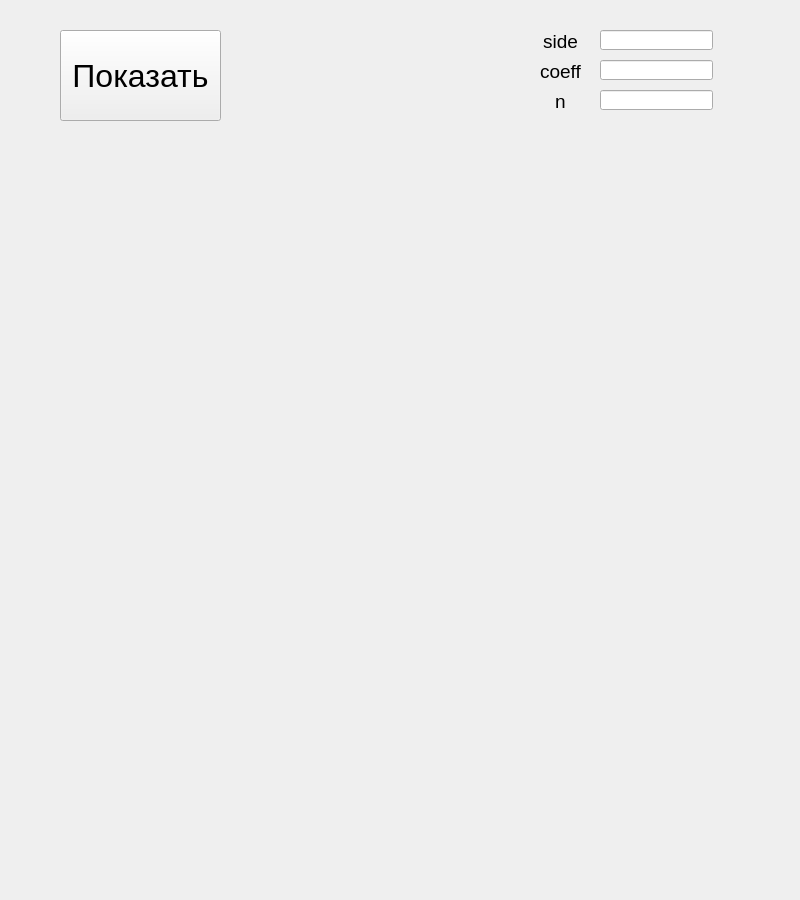
<?xml version="1.0" encoding="UTF-8"?>
<ui version="4.0">
 <class>Form</class>
 <widget class="QWidget" name="Form">
  <property name="geometry">
   <rect>
    <x>0</x>
    <y>0</y>
    <width>800</width>
    <height>900</height>
   </rect>
  </property>
  <property name="windowTitle">
   <string>Form</string>
  </property>
  <widget class="QPushButton" name="btn">
   <property name="geometry">
    <rect>
     <x>60</x>
     <y>30</y>
     <width>161</width>
     <height>91</height>
    </rect>
   </property>
   <property name="font">
    <font>
     <pointsize>24</pointsize>
    </font>
   </property>
   <property name="text">
    <string>Показать</string>
   </property>
  </widget>
  <widget class="QLabel" name="label">
   <property name="geometry">
    <rect>
     <x>510</x>
     <y>30</y>
     <width>101</width>
     <height>21</height>
    </rect>
   </property>
   <property name="text">
    <string>&lt;html&gt;&lt;head/&gt;&lt;body&gt;&lt;p align=&quot;center&quot;&gt;&lt;span style=&quot; font-size:14pt;&quot;&gt;side&lt;/span&gt;&lt;/p&gt;&lt;/body&gt;&lt;/html&gt;</string>
   </property>
  </widget>
  <widget class="QLabel" name="label_2">
   <property name="geometry">
    <rect>
     <x>510</x>
     <y>60</y>
     <width>101</width>
     <height>21</height>
    </rect>
   </property>
   <property name="text">
    <string>&lt;html&gt;&lt;head/&gt;&lt;body&gt;&lt;p align=&quot;center&quot;&gt;&lt;span style=&quot; font-size:14pt;&quot;&gt;coeff&lt;/span&gt;&lt;/p&gt;&lt;/body&gt;&lt;/html&gt;</string>
   </property>
  </widget>
  <widget class="QLabel" name="label_3">
   <property name="geometry">
    <rect>
     <x>510</x>
     <y>90</y>
     <width>101</width>
     <height>21</height>
    </rect>
   </property>
   <property name="text">
    <string>&lt;html&gt;&lt;head/&gt;&lt;body&gt;&lt;p align=&quot;center&quot;&gt;&lt;span style=&quot; font-size:14pt;&quot;&gt;n&lt;/span&gt;&lt;/p&gt;&lt;/body&gt;&lt;/html&gt;</string>
   </property>
  </widget>
  <widget class="QLineEdit" name="lineEdit">
   <property name="geometry">
    <rect>
     <x>600</x>
     <y>30</y>
     <width>113</width>
     <height>20</height>
    </rect>
   </property>
  </widget>
  <widget class="QLineEdit" name="lineEdit_2">
   <property name="geometry">
    <rect>
     <x>600</x>
     <y>60</y>
     <width>113</width>
     <height>20</height>
    </rect>
   </property>
  </widget>
  <widget class="QLineEdit" name="lineEdit_3">
   <property name="geometry">
    <rect>
     <x>600</x>
     <y>90</y>
     <width>113</width>
     <height>20</height>
    </rect>
   </property>
  </widget>
 </widget>
 <resources/>
 <connections/>
</ui>
